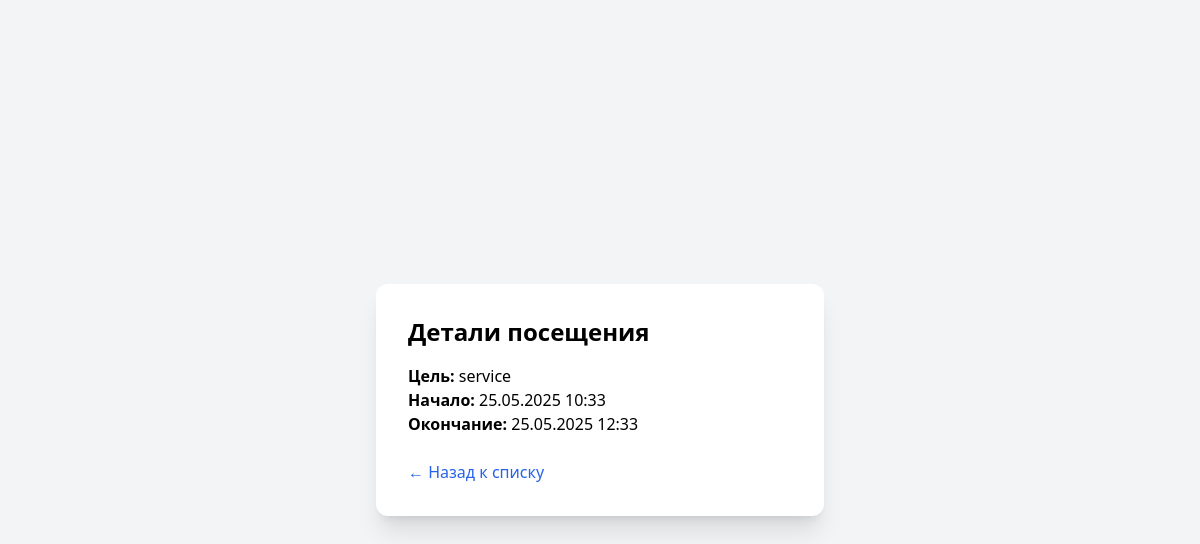
Screenshot of /visit/14/ (signed in) with the database file from the repository.
### analytics/models.py (models this page shows, shortened)
class Visit(models.Model):
    PURPOSE_CHOICES = [
        ('new_car', 'Осмотр нового автомобиля'),
        ('service', 'Сервис'),
        ('test_drive', 'Тест-драйв'),
        ('documents', 'Документы'),
        ('other', 'Другое'),
    ]
    client = models.ForeignKey(Client, on_delete=models.CASCADE)
    time_in = models.DateTimeField()
    time_out = models.DateTimeField()
    purpose = models.CharField(max_length=20, choices=PURPOSE_CHOICES)

### analytics/views.py (the view)
# urls.py: path('visit/<int:pk>/', views.visit_detail, name='visit_detail'),
@login_required
def visit_detail(request, pk):
    visit = get_object_or_404(Visit, pk=pk, client__user=request.user)
    return render(request, 'analytics/visit_detail.html', {'visit': visit})

### templates/analytics/visit_detail.html (shortened to what this page needs)
<!DOCTYPE html>
<html lang="ru">
<head>
    <script src="https://cdn.tailwindcss.com"></script>
</head>
<body class="bg-gray-100 min-h-screen flex items-center justify-center px-4">
    <div class="bg-white shadow-xl rounded-xl p-8 w-full max-w-md">
        <h1 class="text-2xl font-bold mb-4">Детали посещения</h1>
        <p><strong>Цель:</strong> {{ visit.purpose }}</p>
        <p><strong>Начало:</strong> {{ visit.time_in|date:"d.m.Y H:i" }}</p>
        <p><strong>Окончание:</strong> {{ visit.time_out|date:"d.m.Y H:i" }}</p>
        <a href="{% url 'visit_create' %}" class="block mt-6 text-blue-600 hover:underline">← Назад к списку</a>
    </div>
</body>
</html>

### rows the page displays
Visit: purpose "service", time_in "25.05.2025 10:33", time_out "25.05.2025 12:33"
